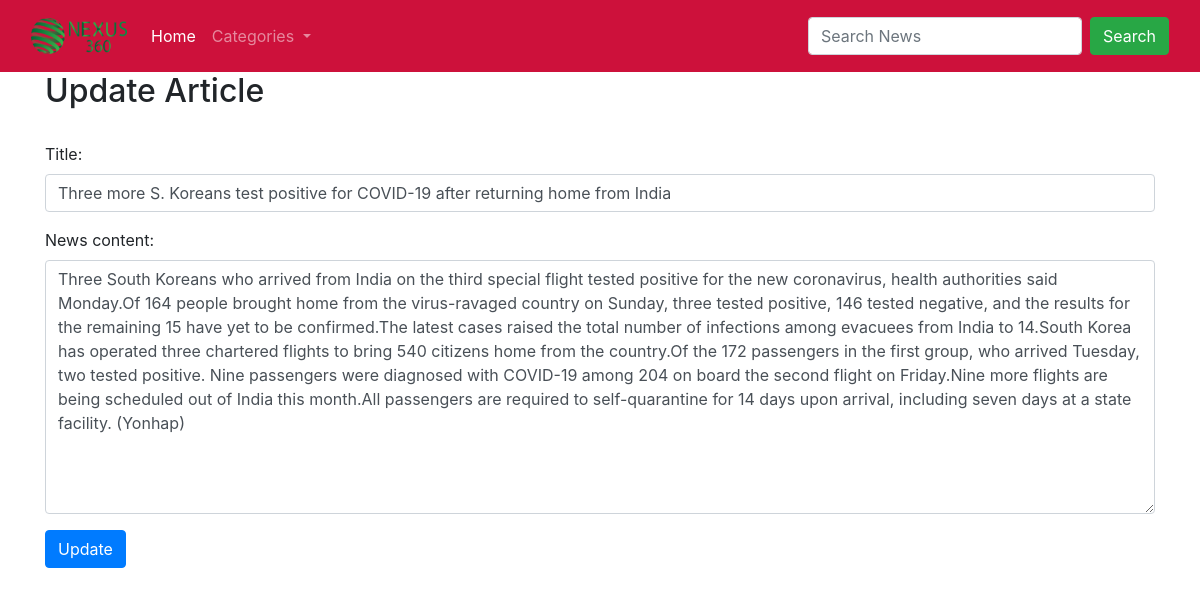
/Nexus_360/update/article/2 (signed in), run on the app's committed database.
### Nexus_360/models.py (models this page shows, shortened)
class News_Post(models.Model):
    title=models.CharField(max_length=1000)
    News_content=RichTextField(blank=True,null=True)
    date=models.DateField(default='DEFAULT VALUE')
    author=models.ForeignKey(User,on_delete=models.CASCADE)
    category=models.CharField(max_length=30,default='Politics')
    link=models.CharField(max_length=250,default='link_not_available')
    source=models.CharField(max_length=250,default='Source not available')
    dateOfExtraction=models.DateField()

### Nexus_360/views.py (the view)
# urls.py: path('update/article/<int:pk>',Update_article_view.as_view(),name="updateArticle"),
class Update_article_view(UpdateView):
    model=News_Post
    form_class=updateArticleForm
    template_name='updateArticle.html'

### Nexus_360/forms.py
class updateArticleForm(forms.ModelForm):
    class Meta:
        model=News_Post
        fields=('title','News_content')
        widgets={
            'title': forms.TextInput(attrs={'class':'form-control'}),
            'News_content': forms.Textarea(attrs={'class':'form-control'}),
        }

### Nexus_360/custom_context_processor.py (called while the page is built)
def subject_renderer(request):
    return {'all_subjects': Category.objects.all(),}

### Nexus_360/models.py (called while the page is built)
    def __str__(self):
        return self.name

### Nexus_360/templates/updateArticle.html (shortened to what this page needs)
{% extends 'base.html'%}
{% block content %}
{% if user.is_authenticated %}
  <h2> Update Article </h2>
  <br>
  <div class="form-group">
    <form method="POST">
      {{form.as_p}}
      <button class="btn btn-primary">Update</button>
    </form>
  </div>
{% else %}
  <h1>You are not allowed here...</h1>
{% endif %}
  {% endblock %}

### data on the page
News_Post: title "Three more S. Koreans test positive for COVID-19 after returning home from India", News_content "Three South Koreans who arrived from India on the third special flight tested positive for the new coronavirus, health authorities said Monday.Of 164 people brought home from the virus-ravaged country on Sunday, three tested positive, 146 tested negative, and the results for the remaining 15 have yet to be confirmed.The latest cases raised the total number of infections among evacuees from India to 14.South Korea has operated three chartered flights to bring 540 citizens home from the country.Of the 172 passengers in the first group, who arrived Tuesday, two tested positive. Nine passengers were diagnosed with COVID-19 among 204 on board the second flight on Friday.Nine more flights are…"
